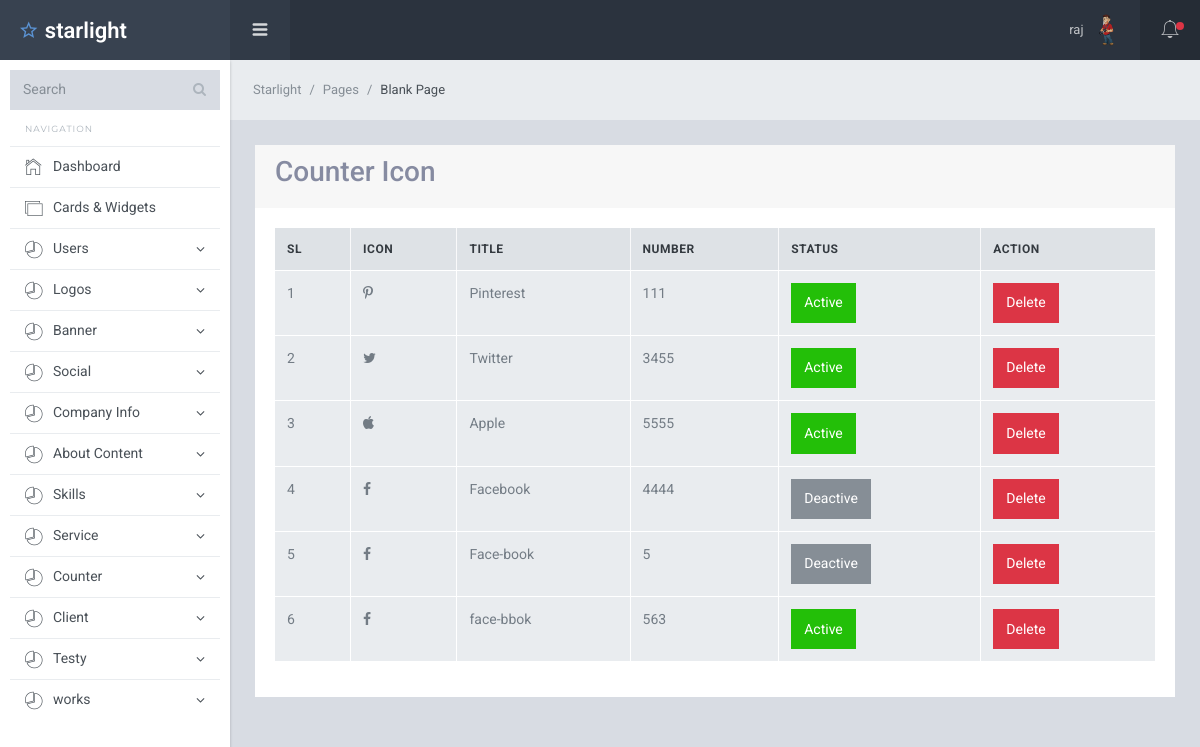
Page /counter/view_counter.php (signed in) on the committed database.
### tables this page shows
CREATE TABLE `users` (
  `id` int(11) NOT NULL,
  `name` varchar(100) NOT NULL,
  `email` varchar(100) NOT NULL,
  `password` varchar(100) NOT NULL,
  `profile_photo` varchar(50) NOT NULL,
  `status` varchar(100) NOT NULL DEFAULT '0',
  `role` int(11) DEFAULT NULL
);

CREATE TABLE `counter` (
  `id` int(11) NOT NULL,
  `icon_class` varchar(50) NOT NULL,
  `title` varchar(100) NOT NULL,
  `number` int(200) NOT NULL,
  `status` int(11) NOT NULL DEFAULT 0
);

### counter/view_counter.php (the view, shortened to what this page needs)
<?php
require "../db.php";
require '../dashboard_parts/header.php';
$select_counter = "SELECT * FROM counter";
$select_counter_result = mysqli_query($db_connection,$select_counter);
?>
<div class="sl-mainpanel">
    <nav class="breadcrumb sl-breadcrumb">
        <a class="breadcrumb-item" href="index.html">Starlight</a>
        <a class="breadcrumb-item" href="index.html">Pages</a>
        <span class="breadcrumb-item active">Blank Page</span>
    </nav>
    <div class="sl-pagebody">
       <div class="conatiner">
           <div class="row">
               <div class="col-lg-12 m-auto">
                   <div class="card">
                       <div class="card-header">
                           <h3>Counter Icon</h3>
                       </div>
                       <div class="card-body">
                           <table class="table table-bordered">
                               <thead>
                                   <tr>
                                       <th>Sl</th>
                                       <th>Icon</th>
                                       <th>title</th>
                                       <th>Number</th>
                                       <th>Status</th>
                                       <th>Action</th>
                                   </tr>
                               </thead>
                               <tbody>
                                   <?php foreach($select_counter_result as $key=>$counter){  ?>
                                   <tr>
                                       <td><?=$key +1?></td>
                                       <td><i class="fa <?=$counter['icon_class']?>"></i></td>
                                   <td><?=$counter['title']?></td>
                                   <td><?=$counter['number']?></td>
                                       <td>
                                           <?php if($counter['status']==1){ ?>
                                            <a href="counter_status.php?id=<?=$counter['id']?>" class="btn btn-success">Active</a>
                                            <?php }else{?>
                                                <a href="counter_status.php?id=<?=$counter['id']?>" class="btn btn-secondary">Deactive</a>
                                             <?php }?>
                                        </td>
                                       <td>
                                           <a href="counter_delete.php?id=<?=$counter['id']?>" class="btn btn-danger">Delete</a>
                                       </td>
                                    </tr>
                                    <?php  } ?>
                                </tbody>
                           </table>
                       </div>
                   </div>
               </div>
           </div>
       </div>
    </div>
</div>
<?php require '../dashboard_parts/footer.php'; ?>

### dashboard_parts/header.php (shortened to what this page needs)
<?php
require "../db.php";
$id = $_SESSION['id'];
$select_profile  = "SELECT * FROM users WHERE id=$id";
$select_profile_result = mysqli_query($db_connection,$select_profile);
$after_assoc_info = mysqli_fetch_assoc($select_profile_result);
?>
<!DOCTYPE html>
<html lang="en">
<head>
    <link href="/jett/dashboard_assets/lib/font-awesome/css/font-awesome.css" rel="stylesheet">
    <link href="/jett/dashboard_assets/lib/Ionicons/css/ionicons.css" rel="stylesheet">
    <link href="/jett/dashboard_assets/lib/perfect-scrollbar/css/perfect-scrollbar.css" rel="stylesheet">
    <link rel="stylesheet" href="/jett/dashboard_assets/css/starlight.css">
</head>
<body>
    <div class="sl-logo"><a href=""><i class="icon ion-android-star-outline"></i> starlight</a></div>
    <div class="sl-sideleft">
        <div class="input-group input-group-search">
            <input type="search" name="search" class="form-control" placeholder="Search">
            <span class="input-group-btn">
                <button class="btn"><i class="fa fa-search"></i></button>
            </span>
        </div>
        <label class="sidebar-label">Navigation</label>
        <div class="sl-sideleft-menu">
            <a href="/jett/dashboard.php" class="sl-menu-link">
                <div class="sl-menu-item">
                    <i class="menu-item-icon icon ion-ios-home-outline tx-22"></i>
                    <span class="menu-item-label">Dashboard</span>
                </div>
            </a>
            <a href="widgets.html" class="sl-menu-link">
                <div class="sl-menu-item">
                    <i class="menu-item-icon icon ion-ios-photos-outline tx-20"></i>
                    <span class="menu-item-label">Cards &amp; Widgets</span>
                </div>
            </a>
<?php  if($after_assoc_info['role'] !=4){  ?>
            <a href="#" class="sl-menu-link">
                <div class="sl-menu-item">
                    <i class="menu-item-icon ion-ios-pie-outline tx-20"></i>
                    <span class="menu-item-label">Users</span>
                    <i class="menu-item-arrow fa fa-angle-down"></i>
                </div>
            </a>
     <?php }?>
                  <a href="#" class="sl-menu-link">
                <div class="sl-menu-item">
                    <i class="menu-item-icon ion-ios-pie-outline tx-20"></i>
                    <span class="menu-item-label"> Logos</span>
                    <i class="menu-item-arrow fa fa-angle-down"></i>
                </div>
            </a>
               <a href="#" class="sl-menu-link">
                <div class="sl-menu-item">
                    <i class="menu-item-icon ion-ios-pie-outline tx-20"></i>
                    <span class="menu-item-label">Banner</span>
                    <i class="menu-item-arrow fa fa-angle-down"></i>
                </div>
            </a>
                  <a href="#" class="sl-menu-link">
                <div class="sl-menu-item">
                    <i class="menu-item-icon ion-ios-pie-outline tx-20"></i>
                    <span class="menu-item-label">Social</span>
                    <i class="menu-item-arrow fa fa-angle-down"></i>
                </div>
            </a>
                  <a href="#" class="sl-menu-link">
                <div class="sl-menu-item">
                    <i class="menu-item-icon ion-ios-pie-outline tx-20"></i>
                    <span class="menu-item-label">Company Info</span>
                    <i class="menu-item-arrow fa fa-angle-down"></i>
                </div>
            </a>
                  <a href="#" class="sl-menu-link">
                <div class="sl-menu-item">
                    <i class="menu-item-icon ion-ios-pie-outline tx-20"></i>
                    <span class="menu-item-label">About Content</span>
                    <i class="menu-item-arrow fa fa-angle-down"></i>
                </div>
            </a>
                  <a href="#" class="sl-menu-link">
                <div class="sl-menu-item">
                    <i class="menu-item-icon ion-ios-pie-outline tx-20"></i>
                    <span class="menu-item-label"> Skills</span>
                    <i class="menu-item-arrow fa fa-angle-down"></i>
                </div>
            </a>
                  <a href="#" class="sl-menu-link">
                <div class="sl-menu-item">
                    <i class="menu-item-icon ion-ios-pie-outline tx-20"></i>
                    <span class="menu-item-label"> Service</span>
                    <i class="menu-item-arrow fa fa-angle-down"></i>
                </div>
            </a>
                  <a href="#" class="sl-menu-link">
                <div class="sl-menu-item">
                    <i class="menu-item-icon ion-ios-pie-outline tx-20"></i>
                    <span class="menu-item-label"> Counter</span>
                    <i class="menu-item-arrow fa fa-angle-down"></i>
                </div>
            </a>
              <a href="#" class="sl-menu-link">
                <div class="sl-menu-item">
                    <i class="menu-item-icon ion-ios-pie-outline tx-20"></i>
                    <span class="menu-item-label">Client</span>
                    <i class="menu-item-arrow fa fa-angle-down"></i>
                </div>
            </a>
              <a href="#" class="sl-menu-link">
                <div class="sl-menu-item">
                    <i class="menu-item-icon ion-ios-pie-outline tx-20"></i>
                    <span class="menu-item-label">Testy</span>
                    <i class="menu-item-arrow fa fa-angle-down"></i>
                </div>
            </a>
              <a href="#" class="sl-menu-link">
                <div class="sl-menu-item">
                    <i class="menu-item-icon ion-ios-pie-outline tx-20"></i>
                    <span class="menu-item-label">works</span>
                    <i class="menu-item-arrow fa fa-angle-down"></i>
                </div>
            </a>
        </div>
        <br>
    </div>
    <div class="sl-header">
        <div class="sl-header-left">
            <div class="navicon-left hidden-md-down"><a id="btnLeftMenu" href=""><i class="icon ion-navicon-round"></i></a></div>
        </div>
        <div class="sl-header-right">
            <nav class="nav">
                <div class="dropdown">
                    <a href="" class="nav-link nav-link-profile" data-toggle="dropdown">
                        <span class="logged-name"><?=$after_assoc_info['name']?></span>
                        <img src="../uploads/users/<?=$after_assoc_info['profile_photo']?>" class="wd-32 rounded-circle" alt="">
                    </a>
                </div>
            </nav>
            <div class="navicon-right">
                <a id="btnRightMenu" href="" class="pos-relative">
                    <i class="icon ion-ios-bell-outline"></i>
                    <span class="square-8 bg-danger"></span>
                </a>
            </div>
        </div>
    </div>

### rows in the picture
users: name "raj", profile_photo (picture)
counter: title "Pinterest", number "111"
counter: title "Twitter", number "3455"
counter: title "Apple", number "5555"
counter: title "Facebook", number "4444"
counter: title "Face-book", number "5"
counter: title "face-bbok", number "563"
